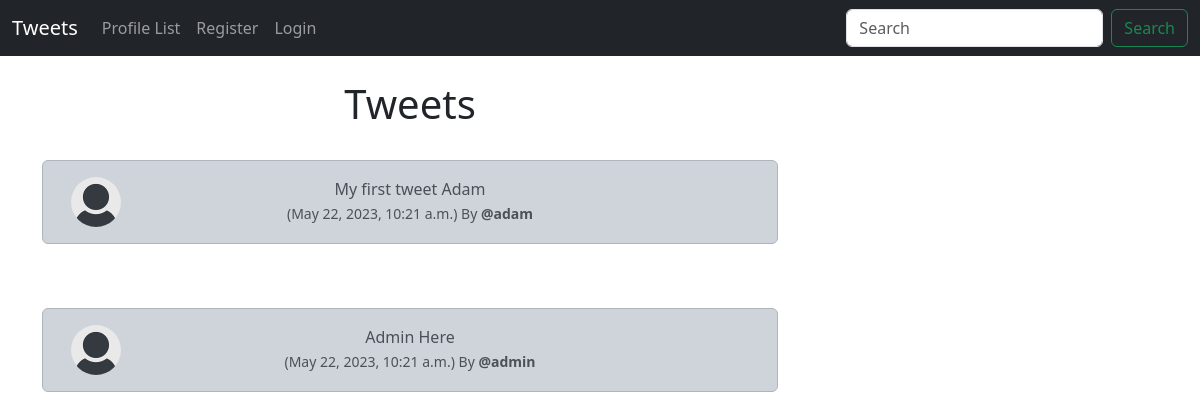
The app's page /, older data.
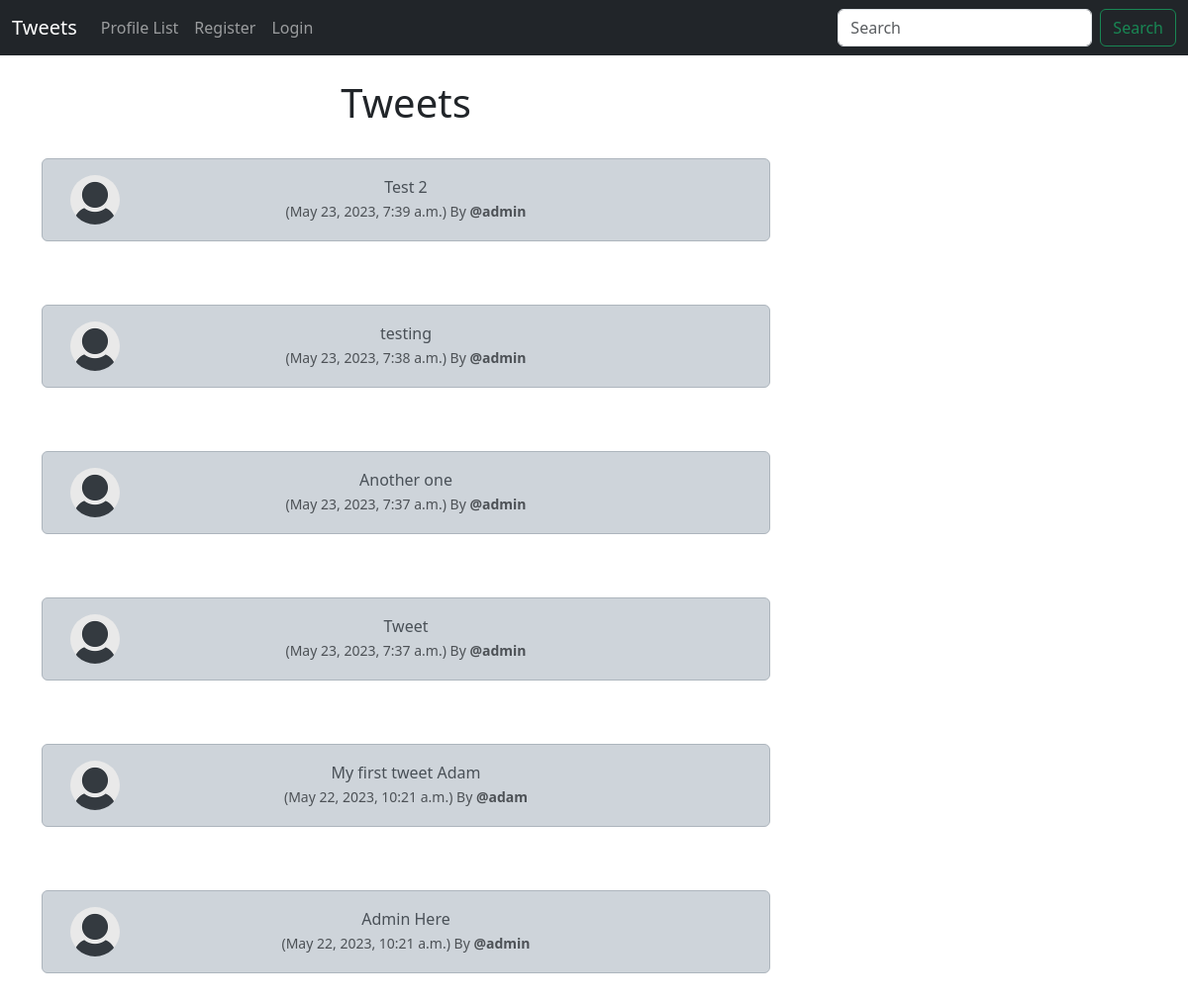
The same page, newer data.
### tweet/models.py (models this page shows, shortened)
class Tweet(models.Model):
    user = models.ForeignKey(User, related_name='tweets', on_delete=models.DO_NOTHING)
    body = models.CharField(max_length=200)
    created_at = models.DateTimeField(auto_now_add=True)

### tweet/views.py (the view)
# urls.py: 2. Add a URL to urlpatterns:  path('', views.home, name='home')
def home(request):
    if request.user.is_authenticated:
        form = TweetForm()
        if request.method == 'POST':
            form = TweetForm(request.POST)
            if form.is_valid():
                tweet = form.save(commit=False)
                tweet.user = request.user
                tweet.save()
                messages.success(request, 'Your tweet has been Posted')
                return redirect('home')
        tweets = Tweet.objects.all().order_by('-created_at')
        return render(request, 'home.html', {'tweets': tweets, 'form': form})
    else:
        tweets = Tweet.objects.all().order_by('-created_at')
        return render(request, 'home.html', {'tweets': tweets})

### templates/home.html (shortened to what this page needs)
{% extends 'base.html' %}
{% load static %}
{% block content %}
<div class="container text-center">
    <div class="row">
        <div class="col-8">
            <h1>Tweets</h1>
            <br>
            {% if tweets %}
            {% for tweet in tweets %}
            <div class="alert alert-dark" role="alert">
                <div class="container">
                    <div class="row">
                        <div class="col-1">
                            {% if tweet.user.profile.profile_image %}
                                <img src="{{tweet.user.profile.profile_image.url}}" alt="{{tweet.user.username}}" width="50" height="50" class="rounded-circle">
                            {% else %}
                                <img src="{% static 'images/default_profile_pic.png' %}" class="rounded-circle" alt="{{tweet.user.username}}" width="50" height="50">
                            {% endif %}
                        </div>
                        <div class="col-10">
                            {{tweet.body}}<br>
                            <small class="text-muted">
                                ({{tweet.created_at}}) By
                                <a class="text-muted text-decoration-none" href="{% url 'profile' tweet.user.id %}"><b>@{{tweet.user.username}}</b></a>
                            </small>
                        </div>
                    </div>
                </div>
            </div>
            <br><br>
            {% endfor %}
        </div>
        <div class="col-4">
            <br><br><br>
        </div>
            {% endif %}
    </div>
</div>
{% endblock content %}

Row changes from the older to the newer data that the page shows:
added Tweet: body "Test 2", created_at "May 23, 2023, 7:39 a.m.", user.username "admin"
added Tweet: body "testing", created_at "May 23, 2023, 7:38 a.m.", user.username "admin"
added Tweet: body "Another one", created_at "May 23, 2023, 7:37 a.m.", user.username "admin"
added Tweet: body "Tweet", created_at "May 23, 2023, 7:37 a.m.", user.username "admin"
